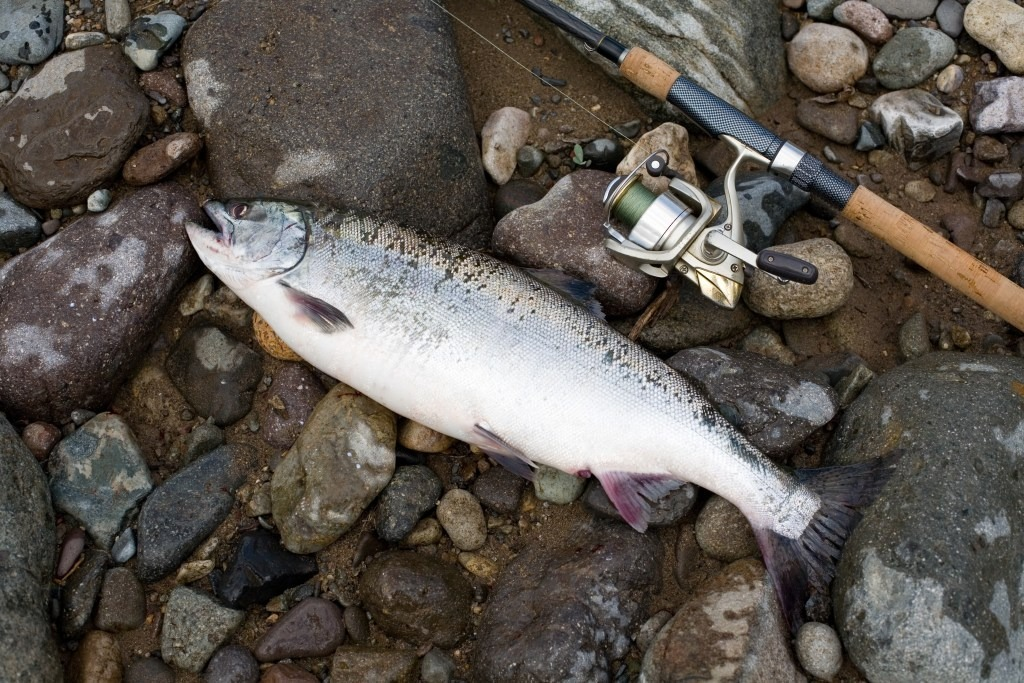
#> input picture generator/corpus/images/01_fish.jpg, 1024 x 683 px
$ python -i output.py   (imports and definitions only)
#> lines starting #> are read from the running program, lines starting #| are printed output that depends on the picture
#> further down, picture is the input picture: shape (683, 1024, 3); mean B, G, R 80.3, 86.8, 93
"""SVG plot output and raster preview / print renders."""

from __future__ import annotations

from dataclasses import dataclass
from pathlib import Path
from xml.sax.saxutils import escape

import cv2
import numpy as np
from PIL import Image, ImageDraw, ImageFont

from gyotaku.color_mode import ink_color_for_path, normalize_color_mode, rgb_to_hex
from gyotaku.marks.base import Path as StrokePath
from gyotaku.params import CANVAS_MM, INCH_TO_MM, StyleParams


@dataclass
class Layout:
    canvas_w_mm: float
    canvas_h_mm: float
    offset_x_mm: float
    offset_y_mm: float
    px_to_mm: float
    # subject crop size in px
    subject_w_px: int
    subject_h_px: int
    fish_length_in: float | None = None
    fish_length_mm: float | None = None


# [51 lines left out: function compute_layout, not called in this run]


def _uses_color_ink(params: StyleParams) -> bool:
    return normalize_color_mode(params.color_mode) != "black_and_white"


# [330 lines left out: functions paths_to_svg, _path_canvas_pix, _composite_colored_ink, render_preview_png, render_print_png, not called in this run]


def _apply_watermark(rgb: np.ndarray) -> np.ndarray:
    img = Image.fromarray(rgb, mode="RGB").convert("RGBA")
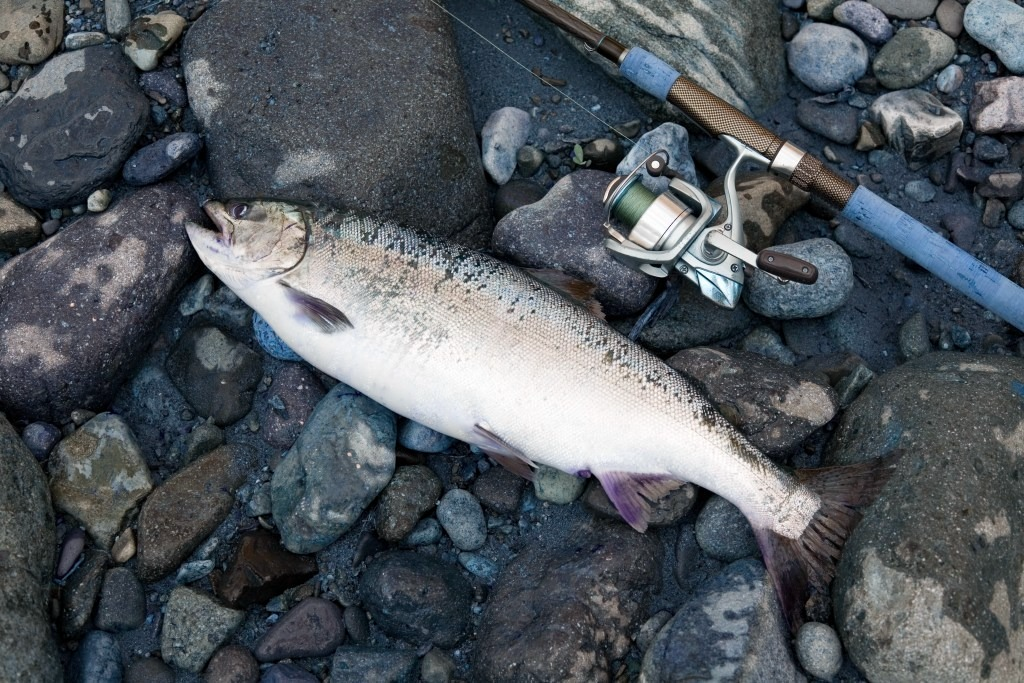
#> img: PIL image 1024x683 RGBA; mean R, G, B, A 80.3, 86.8, 93, 255
    overlay = Image.new("RGBA", img.size, (0, 0, 0, 0))
#> overlay: PIL image 1024x683 RGBA; every value is 0
    draw = ImageDraw.Draw(overlay)
    text = "GYOTAKU PREVIEW"
    try:
        font = ImageFont.truetype("/usr/share/fonts/truetype/dejavu/DejaVuSans.ttf", 28)
    except OSError:
        font = ImageFont.load_default()
    # Diagonal repeating watermark
    step_x, step_y = 280, 160
    for y in range(-img.height, img.height * 2, step_y):
        for x in range(-img.width, img.width * 2, step_x):
            draw.text((x, y), text, fill=(0, 0, 0, 28), font=font)
    overlay = overlay.rotate(25, expand=False, resample=Image.Resampling.BILINEAR)
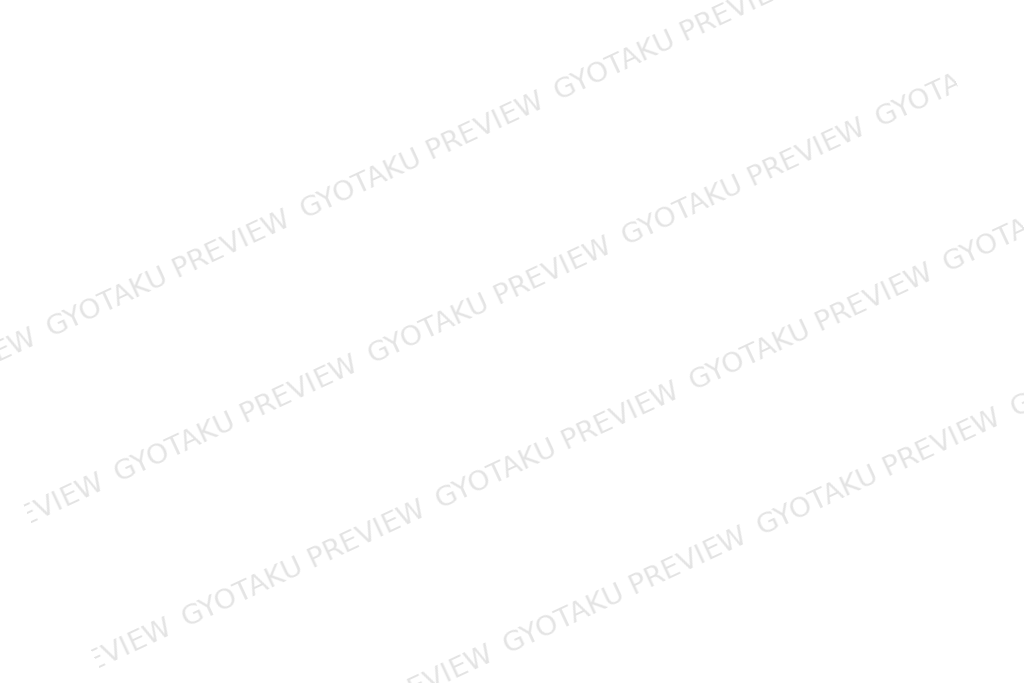
#> overlay: PIL image 1024x683 RGBA; mean R, G, B, A 0, 0, 0, 0.8; transparent parts drawn white
    composed = Image.alpha_composite(img, overlay)
    return np.asarray(composed.convert("RGB"), dtype=np.uint8)


# [16 lines left out: functions write_png, write_svg, svg_sha256, not called in this run]

>>> import cv2
>>> picture = cv2.imread('../corpus/images/01_fish.jpg')
>>> result = _apply_watermark(picture)

$ run again, on generator/corpus/images/02_fish.jpg
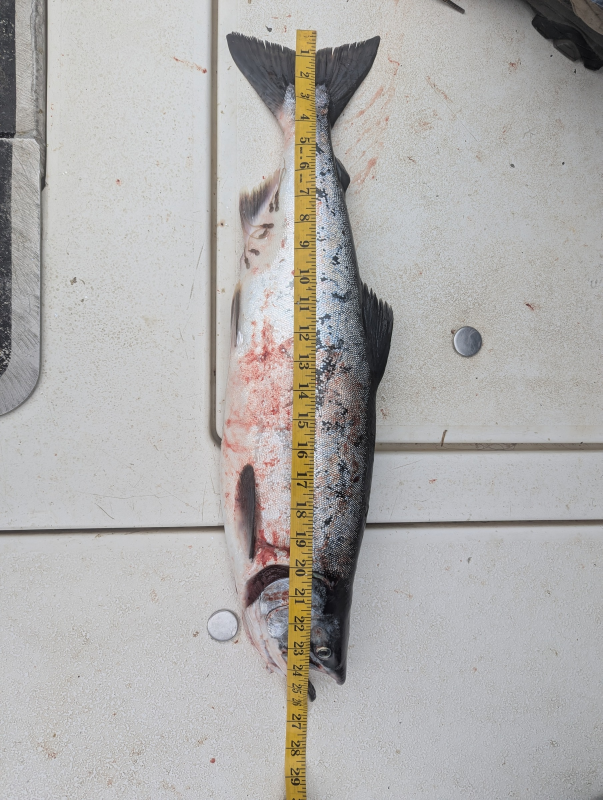
#> input picture generator/corpus/images/02_fish.jpg, 1807 x 2400 px (shown at 1/3 size)
#> picture is the input picture: shape (2400, 1807, 3); mean B, G, R 172.1, 174.3, 176.3
#> in _apply_watermark, `img = Image.fromarray(rgb, mode="RGB").convert("RGBA")`:
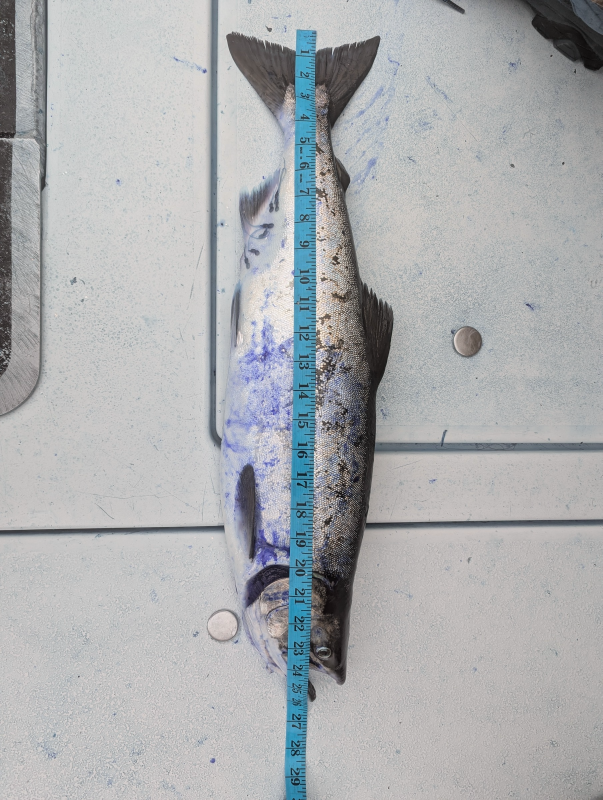
#> img: PIL image 1807x2400 RGBA (shown at 1/3 size); mean R, G, B, A 172.1, 174.3, 176.3, 255

$ run again, on generator/corpus/images/03_fish.jpg
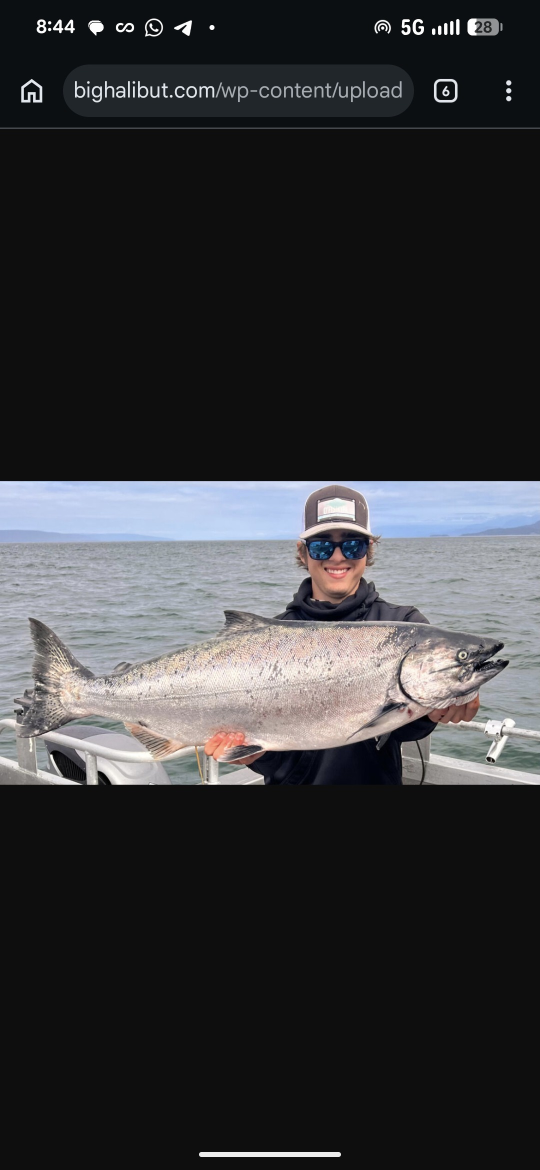
#> input picture generator/corpus/images/03_fish.jpg, 1080 x 2340 px (shown at 1/2 size)
#> picture is the input picture: shape (2340, 1080, 3); mean B, G, R 56.7, 54.6, 54.3
#> in _apply_watermark, `img = Image.fromarray(rgb, mode="RGB").convert("RGBA")`:
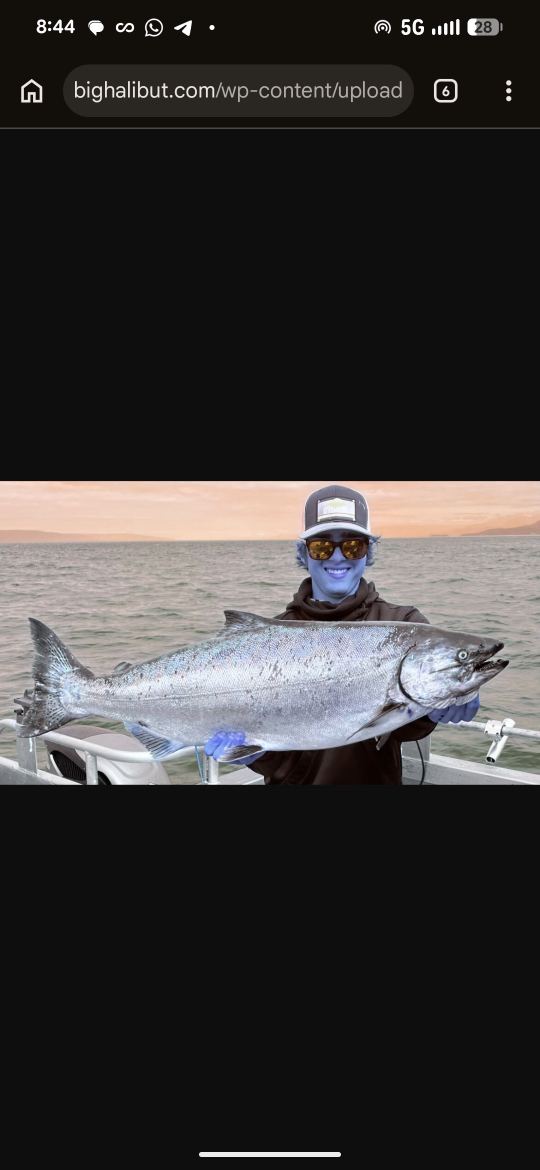
#> img: PIL image 1080x2340 RGBA (shown at 1/2 size); mean R, G, B, A 56.7, 54.6, 54.3, 255

$ run again, on generator/corpus/images/04_fish.jpg
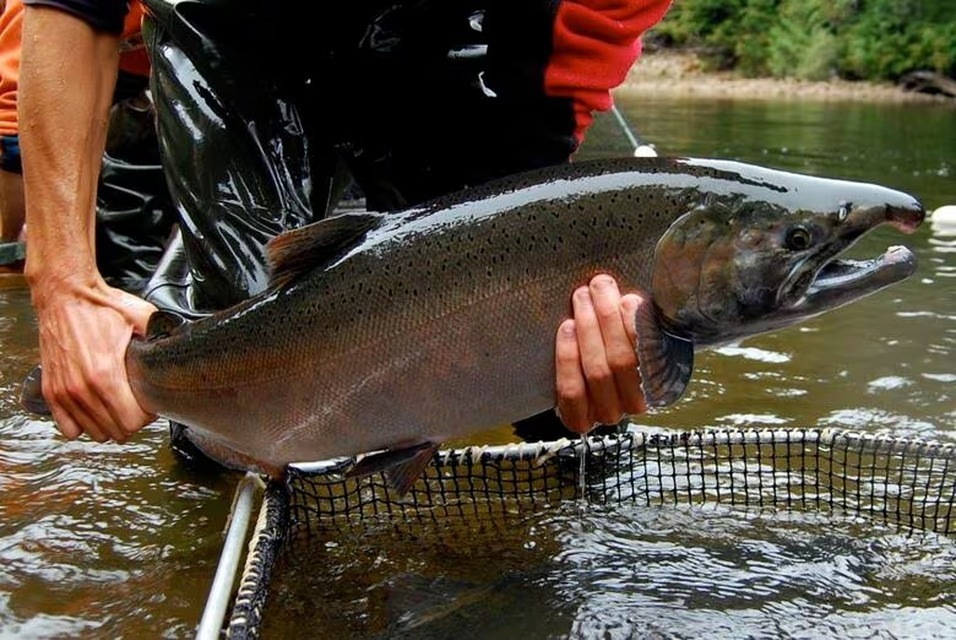
#> input picture generator/corpus/images/04_fish.jpg, 956 x 640 px
#> picture is the input picture: shape (640, 956, 3); mean B, G, R 61.3, 76.1, 87.4
#> in _apply_watermark, `img = Image.fromarray(rgb, mode="RGB").convert("RGBA")`:
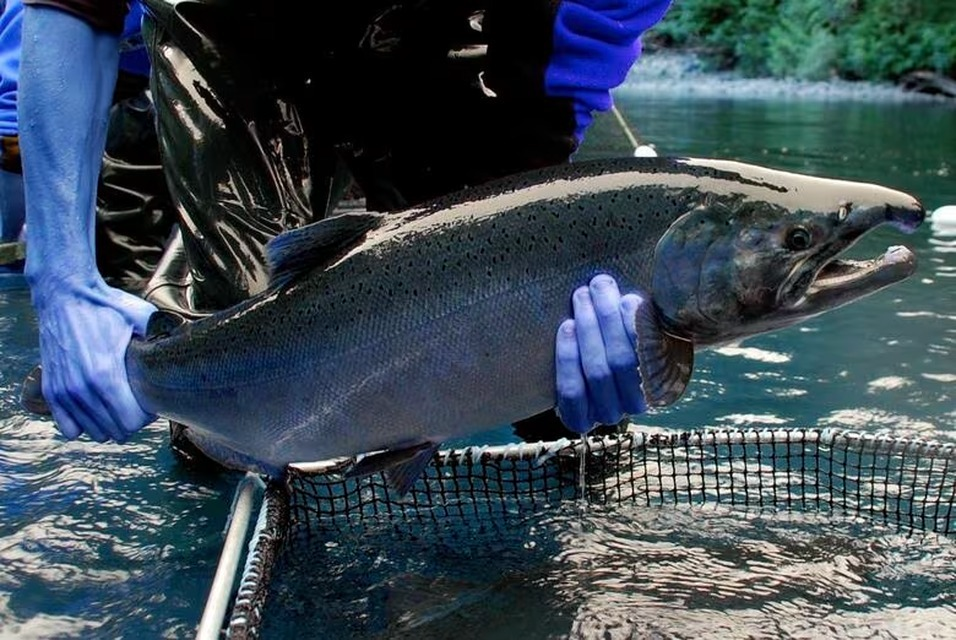
#> img: PIL image 956x640 RGBA; mean R, G, B, A 61.3, 76.1, 87.4, 255
#> in _apply_watermark, `overlay = overlay.rotate(25, expand=False, resample=Image.Resampling.B..`:
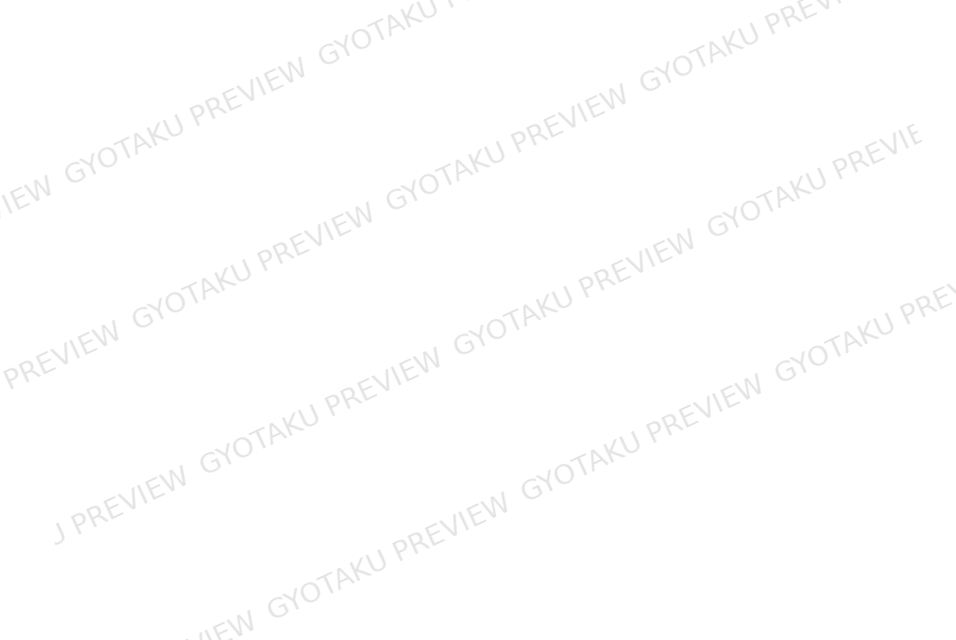
#> overlay: PIL image 956x640 RGBA; mean R, G, B, A 0, 0, 0, 0.8; transparent parts drawn white
